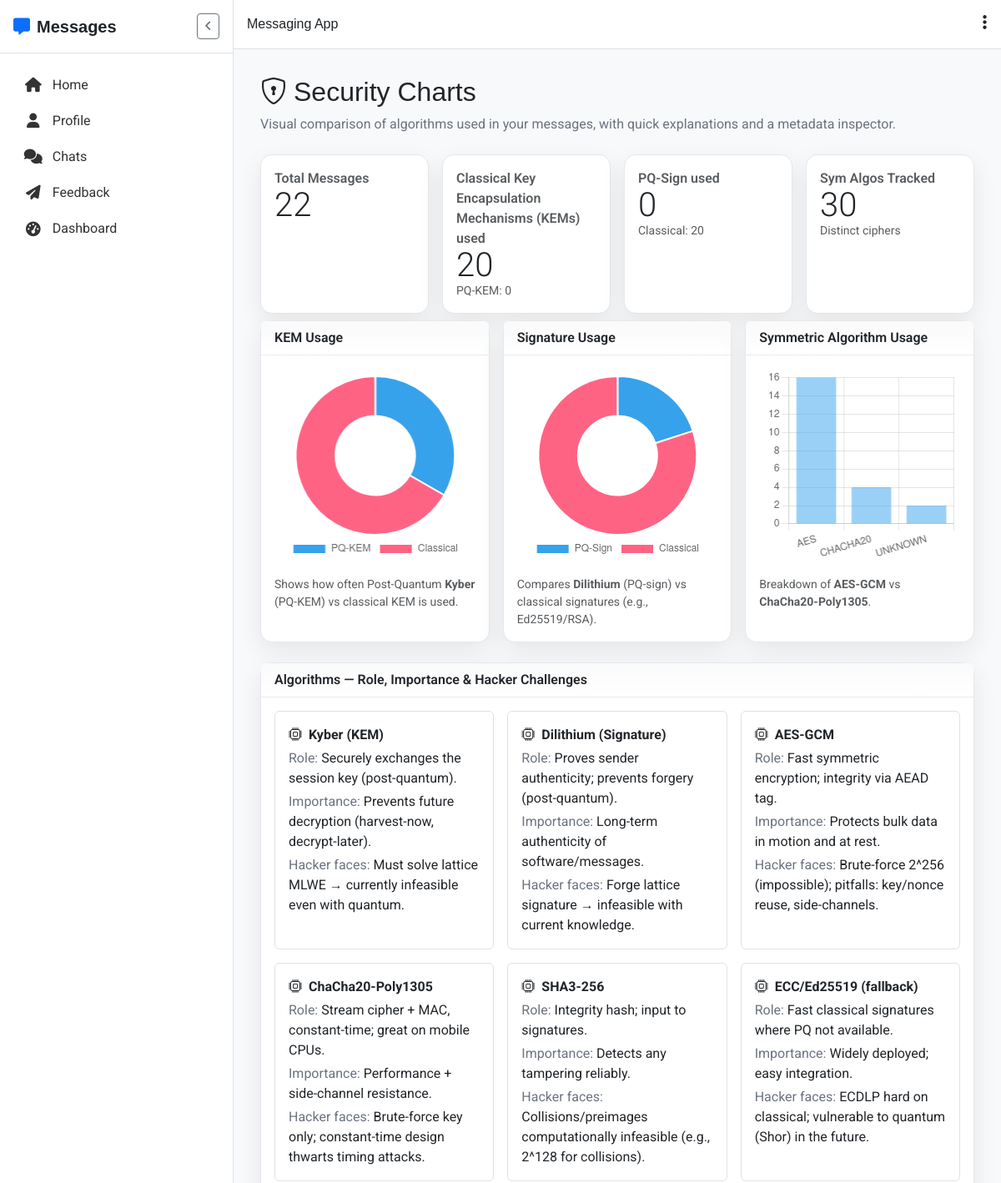
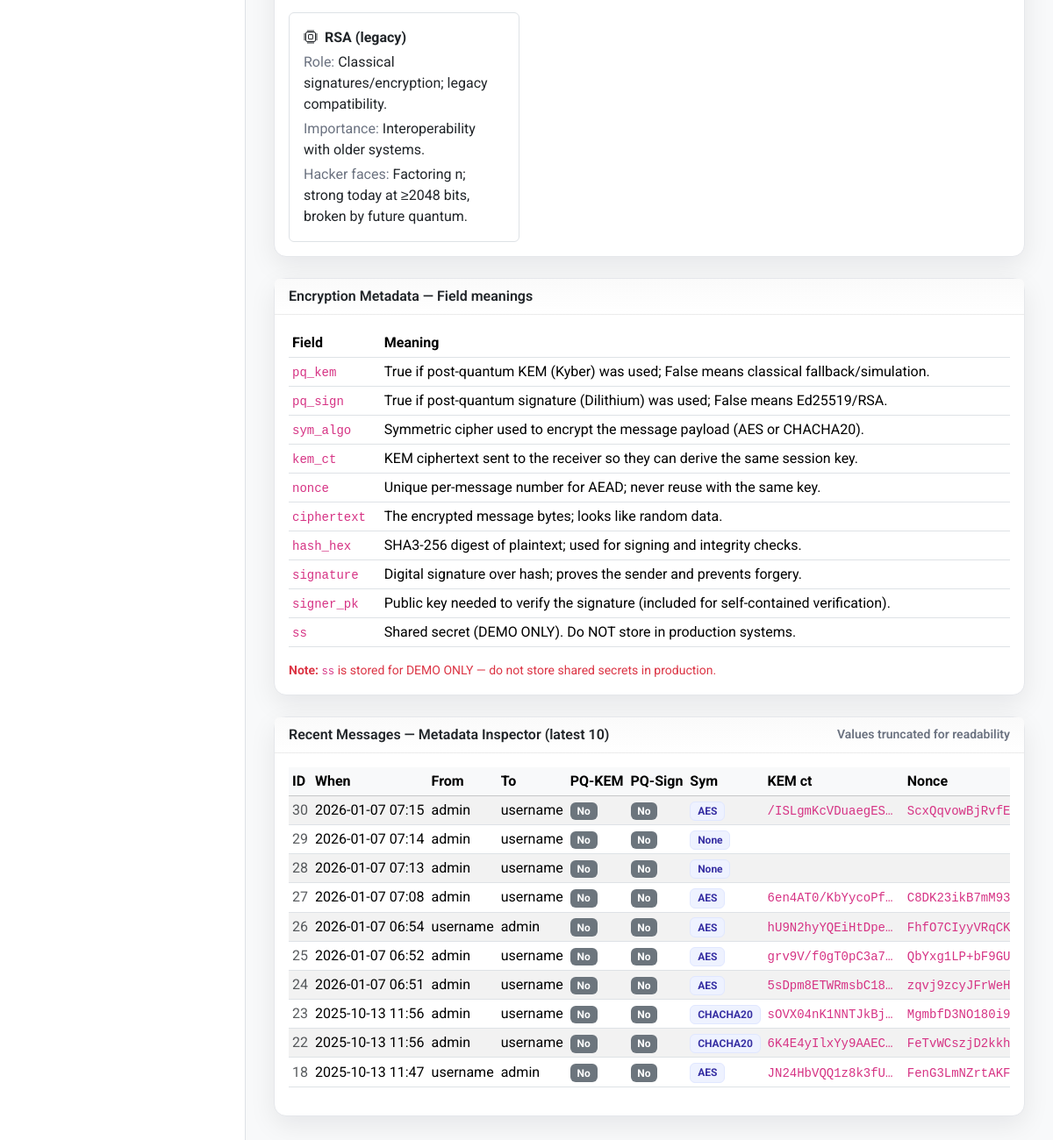
Page /dashboard/ (signed in) on the committed database (2 pictures, top to bottom).
### myapp/models.py (models this page shows)
class CustomUser(AbstractUser):
    name = models.CharField(max_length=100)
    email = models.EmailField(unique=True)
    contact = models.CharField(max_length=15, blank=True)
    age = models.PositiveIntegerField(null=True, blank=True)
    gender = models.CharField(max_length=10, choices=[('male','Male'),('female','Female'),('other','Other')], blank=True)
    kem_pk = models.TextField(blank=True, null=True)
    kem_sk = models.TextField(blank=True, null=True)
    sign_pk = models.TextField(blank=True, null=True)
    sign_sk = models.TextField(blank=True, null=True)
    USERNAME_FIELD = 'email'
    REQUIRED_FIELDS = ['username', 'name']
    def __str__(self):
        return f"{self.name}"

### myapp/views.py (the view)
# urls.py: path('dashboard/', dashboard, name='dashboard'),
@login_required
def dashboard(request):
    msgs = Message.objects.filter(
        Q(sender=request.user) | Q(receiver=request.user)
    ).order_by('-timestamp')
    total_msgs = msgs.count()
    def meta(msg):
        return msg.encrypted_meta or {}
    pq_kem_count = sum(1 for m in msgs if meta(m).get('pq_kem') is True)
    classical_kem_count = sum(1 for m in msgs if meta(m).get('pq_kem') is False)
    pq_sign_count = sum(1 for m in msgs if meta(m).get('pq_sign') is True)
    classical_sign_count = sum(1 for m in msgs if meta(m).get('pq_sign') is False)
    sym_counter = Counter((meta(m).get('sym_algo') or 'UNKNOWN') for m in msgs)
    sym_labels = ['AES', 'CHACHA20', 'UNKNOWN']
    sym_data = [sym_counter.get(lbl, 0) for lbl in sym_labels]
    recent_meta = []
    for m in msgs[:10]:
        em = meta(m)
        recent_meta.append({
            "id": m.id,
            "when": m.timestamp.strftime("%Y-%m-%d %H:%M"),
            "from": getattr(m.sender, "name", str(m.sender)),
            "to": getattr(m.receiver, "name", str(m.receiver)) if m.receiver else "Group",
            "pq_kem": em.get("pq_kem"),
            "pq_sign": em.get("pq_sign"),
            "sym_algo": em.get("sym_algo"),
            "kem_ct": (em.get("kem_ct") or "")[:24] + ("..." if em.get("kem_ct") else ""),
            "nonce": (em.get("nonce") or "")[:16] + ("..." if em.get("nonce") else ""),
            "ciphertext": (em.get("ciphertext") or "")[:24] + ("..." if em.get("ciphertext") else ""),
            "hash_hex": (em.get("hash_hex") or "")[:16] + ("..." if em.get("hash_hex") else ""),
            "signature": (em.get("signature") or "")[:24] + ("..." if em.get("signature") else ""),
            "signer_pk": (em.get("signer_pk") or "")[:24] + ("..." if em.get("signer_pk") else ""),
        })
    context = {
        "total_msgs": total_msgs,
        "pq_kem_count": pq_kem_count,
        "classical_kem_count": classical_kem_count,
        "pq_sign_count": pq_sign_count,
        "classical_sign_count": classical_sign_count,
        "sym_labels": json.dumps(sym_labels),
        "sym_data": json.dumps(sym_data),
        "recent_meta": recent_meta,
        "algo_roles": [
            {
                "name": "Kyber (KEM)",
                "role": "Securely exchanges the session key (post-quantum).",
                "importance": "Prevents future decryption (harvest-now, decrypt-later).",
                "hacker": "Must solve lattice MLWE → currently infeasible even with quantum."
            },
            {
                "name": "Dilithium (Signature)",
                "role": "Proves sender authenticity; prevents forgery (post-quantum).",
                "importance": "Long-term authenticity of software/messages.",
                "hacker": "Forge lattice signature → infeasible with current knowledge."
            },
            {
                "name": "AES-GCM",
                "role": "Fast symmetric encryption; integrity via AEAD tag.",
                "importance": "Protects bulk data in motion and at rest.",
                "hacker": "Brute-force 2^256 (impossible); pitfalls: key/nonce reuse, side-channels."
            },
            {
                "name": "ChaCha20-Poly1305",
                "role": "Stream cipher + MAC, constant-time; great on mobile CPUs.",
                "importance": "Performance + side-channel resistance.",
                "hacker": "Brute-force key only; constant-time design thwarts timing attacks."
            },
            {
                "name": "SHA3-256",
                "role": "Integrity hash; input to signatures.",
                "importance": "Detects any tampering reliably.",
                "hacker": "Collisions/preimages computationally infeasible (e.g., 2^128 for collisions)."
            },
            {
                "name": "ECC/Ed25519 (fallback)",
                "role": "Fast classical signatures where PQ not available.",
                "importance": "Widely deployed; easy integration.",
                "hacker": "ECDLP hard on classical; vulnerable to quantum (Shor) in the future."
            },
            {
                "name": "RSA (legacy)",
                "role": "Classical signatures/encryption; legacy compatibility.",
                "importance": "Interoperability with older systems.",
                "hacker": "Factoring n; strong today at ≥2048 bits, broken by future quantum."
            }
        ],
        "meta_explain": [
            {"key": "pq_kem", "meaning": "True if post-quantum KEM (Kyber) was used; False means classical fallback/simulation."},
            {"key": "pq_sign", "meaning": "True if post-quantum signature (Dilithium) was used; False means Ed25519/RSA."},
            {"key": "sym_algo", "meaning": "Symmetric cipher used to encrypt the message payload (AES or CHACHA20)."},
            {"key": "kem_ct", "meaning": "KEM ciphertext sent to the receiver so they can derive the same session key."},
            {"key": "nonce", "meaning": "Unique per-message number for AEAD; never reuse with the same key."},
            {"key": "ciphertext", "meaning": "The encrypted message bytes; looks like random data."},
            {"key": "hash_hex", "meaning": "SHA3-256 digest of plaintext; used for signing and integrity checks."},
            {"key": "signature", "meaning": "Digital signature over hash; proves the sender and prevents forgery."},
            {"key": "signer_pk", "meaning": "Public key needed to verify the signature (included for self-contained verification)."},
            {"key": "ss", "meaning": "Shared secret (DEMO ONLY). Do NOT store in production systems."},
        ],
    }
    return render(request, "dashboard/dashboard.html", context)

### templates/dashboard/dashboard.html (shortened to what this page needs)
{% extends "base.html" %}
{% load static %}
{% block content %}
<link href="{% static 'assets/vendor/bootstrap-icons/bootstrap-icons.css' %}" rel="stylesheet">
<div class="container-fluid ai-container py-3 ai-main">
  <div class="d-flex align-items-center justify-content-between mb-2">
    <h2 class="mb-0 d-flex align-items-center gap-2">
      <i class="bi bi-shield-lock"></i> Security Charts
    </h2>
  </div>
  <p class="muted mb-4">Visual comparison of algorithms used in your messages, with quick explanations and a metadata inspector.</p>
  <div class="row g-3 ai-kpi mb-2">
    <div class="col-6 col-md-3">
      <div class="ai-card card h-100">
        <div class="card-body">
          <div class="fw-semibold text-muted">Total Messages</div>
          <div class="display-6">{{ total_msgs|default:0 }}</div>
        </div>
      </div>
    </div>
    <div class="col-6 col-md-3">
      <div class="ai-card card h-100">
        <div class="card-body">
          <div class="fw-semibold text-muted">Classical Key Encapsulation Mechanisms (KEMs)  used</div>
          <div class="display-6">{{ classical_kem_count|default:0 }}</div>
          <div class="small text-muted">PQ-KEM: {{ pq_kem_count|default:0 }}</div>
        </div>
      </div>
    </div>
    <div class="col-6 col-md-3">
      <div class="ai-card card h-100">
        <div class="card-body">
          <div class="fw-semibold text-muted">PQ-Sign used</div>
          <div class="display-6">{{ pq_sign_count|default:0 }}</div>
          <div class="small text-muted">Classical: {{ classical_sign_count|default:0 }}</div>
        </div>
      </div>
    </div>
    <div class="col-6 col-md-3">
      <div class="ai-card card h-100">
        <div class="card-body">
          <div class="fw-semibold text-muted">Sym Algos Tracked</div>
          <div class="display-6">{{ sym_labels|length|default_if_none:0 }}</div>
          <div class="small text-muted">Distinct ciphers</div>
        </div>
      </div>
    </div>
  </div>
  <div class="row g-3">
    <div class="col-lg-4">
      <div class="ai-card card h-100">
        <div class="card-header">KEM Usage</div>
        <div class="card-body">
          <div class="chart-wrap">
            <canvas id="kemChart" aria-label="KEM usage chart" role="img"></canvas>
          </div>
          <div class="small text-muted mt-2">
            Shows how often Post-Quantum <strong>Kyber</strong> (PQ-KEM) vs classical KEM is used.
          </div>
        </div>
      </div>
    </div>
    <div class="col-lg-4">
      <div class="ai-card card h-100">
        <div class="card-header">Signature Usage</div>
        <div class="card-body">
          <div class="chart-wrap">
            <canvas id="signChart" aria-label="Signature usage chart" role="img"></canvas>
          </div>
          <div class="small text-muted mt-2">
            Compares <strong>Dilithium</strong> (PQ-sign) vs classical signatures (e.g., Ed25519/RSA).
          </div>
        </div>
      </div>
    </div>
    <div class="col-lg-4">
      <div class="ai-card card h-100">
        <div class="card-header">Symmetric Algorithm Usage</div>
        <div class="card-body">
          <div class="chart-wrap">
            <canvas id="symChart" aria-label="Symmetric algorithm usage chart" role="img"></canvas>
          </div>
          <div class="small text-muted mt-2">
            Breakdown of <strong>AES-GCM</strong> vs <strong>ChaCha20-Poly1305</strong>.
          </div>
        </div>
      </div>
    </div>
  </div>
  <div class="ai-card card mt-4">
    <div class="card-header">Algorithms — Role, Importance & Hacker Challenges</div>
    <div class="card-body">
      <div class="row g-3">
        {% for a in algo_roles %}
        <div class="col-md-6 col-xl-4">
          <div class="border rounded p-3 h-100">
            <div class="fw-bold mb-1 d-flex align-items-center gap-2">
              <i class="bi bi-cpu"></i> {{ a.name }}
            </div>
            <div class="mb-1"><span class="muted">Role:</span> {{ a.role }}</div>
            <div class="mb-1"><span class="muted">Importance:</span> {{ a.importance }}</div>
            <div class="mb-0"><span class="muted">Hacker faces:</span> {{ a.hacker }}</div>
          </div>
        </div>
        {% empty %}
        <div class="col-12">
          <div class="alert alert-info mb-0"><i class="bi bi-info-circle"></i> No algorithm info configured.</div>
        </div>
        {% endfor %}
      </div>
    </div>
  </div>
  <div class="ai-card card mt-4">
    <div class="card-header">Encryption Metadata — Field meanings</div>
    <div class="card-body">
      <div class="table-responsive">
        <table class="table table-sm align-middle">
          <thead>
            <tr><th>Field</th><th>Meaning</th></tr>
          </thead>
          <tbody>
            {% for m in meta_explain %}
            <tr>
              <td><code>{{ m.key }}</code></td>
              <td>{{ m.meaning }}</td>
            </tr>
            {% empty %}
            <tr><td colspan="2" class="muted">No metadata descriptions.</td></tr>
            {% endfor %}
          </tbody>
        </table>
      </div>
      <p class="small text-danger mb-0">
        <strong>Note:</strong> <code>ss</code> is stored for DEMO ONLY — do not store shared secrets in production.
      </p>
    </div>
  </div>
  <div class="ai-card card mt-4 mb-4">
    <div class="card-header d-flex justify-content-between align-items-center">
      <span>Recent Messages — Metadata Inspector (latest 10)</span>
      <span class="small muted">Values truncated for readability</span>
    </div>
    <div class="card-body">
      <div class="table-responsive">
        <table class="table table-sm table-striped align-middle table-nowrap">
          <thead class="table-light">
            <tr>
              <th>ID</th>
              <th>When</th>
              <th>From</th>
              <th>To</th>
              <th>PQ-KEM</th>
              <th>PQ-Sign</th>
              <th>Sym</th>
              <th>KEM ct</th>
              <th>Nonce</th>
            </tr>
          </thead>
          <tbody>
            {% for r in recent_meta %}
            <tr>
              <td class="text-muted">{{ r.id }}</td>
              <td>{{ r.when }}</td>
              <td>{{ r.from }}</td>
              <td>{{ r.to }}</td>
              <td>
                {% if r.pq_kem %}<span class="badge text-bg-success">Yes</span>
                {% else %}<span class="badge text-bg-secondary">No</span>{% endif %}
              </td>
              <td>
                {% if r.pq_sign %}<span class="badge text-bg-success">Yes</span>
                {% else %}<span class="badge text-bg-secondary">No</span>{% endif %}
              </td>
              <td><span class="badge badge-soft">{{ r.sym_algo }}</span></td>
              <td><code class="code-clip" title="{{ r.kem_ct }}">{{ r.kem_ct }}</code></td>
              <td><code class="code-clip" title="{{ r.nonce }}">{{ r.nonce }}</code></td>
            </tr>
            {% empty %}
            <tr><td colspan="13" class="muted">No messages yet. Send a message to see metadata here.</td></tr>
            {% endfor %}
          </tbody>
        </table>
      </div>
    </div>
  </div>
</div>
<script>
  // Data (safe defaults)
  const kemPQ = Number('{{ pq_kem_count|default:0 }}');
  const kemClassical = Number('{{ classical_kem_count|default:0 }}');
  const signPQ = Number('{{ pq_sign_count|default:0 }}');
  const signClassical = Number('{{ classical_sign_count|default:0 }}');
  const symLabels = JSON.parse('{{ sym_labels|default:"[]"|escapejs }}');
  const symCounts = JSON.parse('{{ sym_data|default:"[]"|escapejs }}');
  // Shared options: responsive without stretching
  const commonOptions = {
    responsive: true,
    maintainAspectRatio: false,   // critical to let the parent .chart-wrap dictate size
    plugins: {
      legend: { position: 'bottom' },
      tooltip: { mode: 'index', intersect: false }
    },
    layout: { padding: 8 }
  };
  // KEM chart
  new Chart(document.getElementById('kemChart'), {
    type: 'doughnut',
    data: {
      labels: ['PQ-KEM', 'Classical'],
      datasets: [{ data: [10, kemClassical] }]
    },
    options: commonOptions
  });
  // Signature chart
  new Chart(document.getElementById('signChart'), {
    type: 'doughnut',
    data: {
      labels: ['PQ-Sign', 'Classical'],
      datasets: [{ data: [5, signClassical] }]
    },
    options: commonOptions
  });
  // Symmetric chart
  new Chart(document.getElementById('symChart'), {
    type: 'bar',
    data: {
      labels: symLabels,
      datasets: [{ label: 'Messages', data: symCounts }]
    },
    options: {
      ...commonOptions,
      plugins: { legend: { display: false } },
      scales: {
        x: {
          ticks: {
            callback: function(value, index) {
              const label = this.getLabelForValue(index);
              return (label && label.length > 10) ? label.slice(0,10) + '…' : label;
            }
          }
        },
        y: { beginAtZero: true, ticks: { precision: 0 } }
      }
    }
  });
  // Ensure initial size when in hidden tabs or after sidebar toggles
  window.addEventListener('resize', () => {
    // Chart.js auto-resizes, but this ensures recalculation after CSS transitions.
    document.querySelectorAll('canvas').forEach(c => {
      const parent = c.parentElement;
      if (parent && parent.classList.contains('chart-wrap')) {
        c.style.width = '100%';
        c.style.height = '100%';
      }
    });
  });
</script>
{% endblock %}

### rows in the picture
CustomUser: from "admin" "admin" "admin" "admin" "admin" "admin" "admin" "admin", to "admin" "admin"
CustomUser: to "username" "username" "username" "username" "username" "username" "username" "username", from "username" "username"

### other values in the picture
{{ total_msgs|default:0 }} "22"
{{ classical_kem_count|default:0 }} "20"
{{ pq_kem_count|default:0 }} "0"
{{ pq_sign_count|default:0 }} "0"
{{ classical_sign_count|default:0 }} "20"
{{ sym_labels|length|default_if_none:0 }} "30"
{{ a.name }} "Kyber (KEM)" "Dilithium (Signature)" "AES-GCM" "ChaCha20-Poly1305" "SHA3-256" "ECC/Ed25519 (fallback)" "RSA (legacy)"
{{ a.role }} "Securely exchanges the session key (post-quantum)." "Proves sender authenticity; prevents forgery (post-quantum)." "Fast symmetric encryption; integrity via AEAD tag." "Stream cipher + MAC, constant-time; great on mobile CPUs." "Integrity hash; input to signatures." "Fast classical signatures where PQ not available." "Classical signatures/encryption; legacy compatibility."
{{ a.importance }} "Prevents future decryption (harvest-now, decrypt-later)." "Long-term authenticity of software/messages." "Protects bulk data in motion and at rest." "Performance + side-channel resistance." "Detects any tampering reliably." "Widely deployed; easy integration." "Interoperability with older systems."
{{ a.hacker }} "Must solve lattice MLWE → currently infeasible even with quantum." "Forge lattice signature → infeasible with current knowledge." "Brute-force 2^256 (impossible); pitfalls: key/nonce reuse, side-channels." "Brute-force key only; constant-time design thwarts timing attacks." "Collisions/preimages computationally infeasible (e.g., 2^128 for collisions)." "ECDLP hard on classical; vulnerable to quantum (Shor) in the future." "Factoring n; strong today at ≥2048 bits, broken by future quantum."
{{ m.key }} "pq_kem" "pq_sign" "sym_algo" "kem_ct" "nonce" "ciphertext" "hash_hex" "signature" "signer_pk" "ss"
{{ m.meaning }} "True if post-quantum KEM (Kyber) was used; False means classical fallback/simulation." "True if post-quantum signature (Dilithium) was used; False means Ed25519/RSA." "Symmetric cipher used to encrypt the message payload (AES or CHACHA20)." "KEM ciphertext sent to the receiver so they can derive the same session key." "Unique per-message number for AEAD; never reuse with the same key." "The encrypted message bytes; looks like random data." "SHA3-256 digest of plaintext; used for signing and integrity checks." "Digital signature over hash; proves the sender and prevents forgery." "Public key needed to verify the signature (included for self-contained verification)." "Shared secret (DEMO ONLY). Do NOT store in production systems."
{{ r.id }} "30" "29" "28" "27" "26" "25" "24" "23" "22" "18"
{{ r.when }} "2026-01-07 07:15" "2026-01-07 07:14" "2026-01-07 07:13" "2026-01-07 07:08" "2026-01-07 06:54" "2026-01-07 06:52" "2026-01-07 06:51" "2025-10-13 11:56" "2025-10-13 11:56" "2025-10-13 11:47"
{{ r.sym_algo }} "AES" "None" "None" "AES" "AES" "AES" "AES" "CHACHA20" "CHACHA20" "AES"
